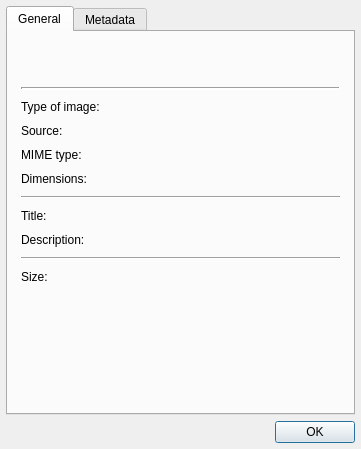
<?xml version="1.0" encoding="UTF-8"?>
<ui version="4.0">
 <class>ImagePropertiesDialog</class>
 <widget class="QDialog" name="ImagePropertiesDialog">
  <property name="geometry">
   <rect>
    <x>0</x>
    <y>0</y>
    <width>361</width>
    <height>449</height>
   </rect>
  </property>
  <property name="sizePolicy">
   <sizepolicy hsizetype="Fixed" vsizetype="Fixed">
    <horstretch>0</horstretch>
    <verstretch>0</verstretch>
   </sizepolicy>
  </property>
  <property name="minimumSize">
   <size>
    <width>361</width>
    <height>449</height>
   </size>
  </property>
  <property name="maximumSize">
   <size>
    <width>361</width>
    <height>449</height>
   </size>
  </property>
  <property name="windowTitle">
   <string>Dialog</string>
  </property>
  <layout class="QGridLayout" name="gridLayout">
   <property name="sizeConstraint">
    <enum>QLayout::SetDefaultConstraint</enum>
   </property>
   <property name="leftMargin">
    <number>6</number>
   </property>
   <property name="topMargin">
    <number>6</number>
   </property>
   <property name="rightMargin">
    <number>6</number>
   </property>
   <property name="bottomMargin">
    <number>6</number>
   </property>
   <item row="1" column="0">
    <widget class="QDialogButtonBox" name="buttonBox">
     <property name="orientation">
      <enum>Qt::Horizontal</enum>
     </property>
     <property name="standardButtons">
      <set>QDialogButtonBox::Ok</set>
     </property>
    </widget>
   </item>
   <item row="0" column="0">
    <widget class="QTabWidget" name="tabWidget">
     <property name="currentIndex">
      <number>0</number>
     </property>
     <widget class="QWidget" name="genrealTab">
      <attribute name="title">
       <string>General</string>
      </attribute>
      <layout class="QGridLayout" name="gridLayout_3">
       <property name="leftMargin">
        <number>13</number>
       </property>
       <property name="topMargin">
        <number>13</number>
       </property>
       <property name="rightMargin">
        <number>13</number>
       </property>
       <property name="bottomMargin">
        <number>13</number>
       </property>
       <item row="0" column="0">
        <layout class="QGridLayout" name="gridLayout_2">
         <property name="verticalSpacing">
          <number>10</number>
         </property>
         <item row="10" column="1">
          <widget class="QLabel" name="size">
           <property name="text">
            <string/>
           </property>
           <property name="wordWrap">
            <bool>true</bool>
           </property>
          </widget>
         </item>
         <item row="1" column="0" colspan="2">
          <widget class="Line" name="line">
           <property name="lineWidth">
            <number>2</number>
           </property>
           <property name="orientation">
            <enum>Qt::Horizontal</enum>
           </property>
          </widget>
         </item>
         <item row="0" column="1">
          <widget class="QLabel" name="timeStamp">
           <property name="text">
            <string/>
           </property>
          </widget>
         </item>
         <item row="9" column="0" colspan="2">
          <widget class="Line" name="line_3">
           <property name="frameShadow">
            <enum>QFrame::Sunken</enum>
           </property>
           <property name="orientation">
            <enum>Qt::Horizontal</enum>
           </property>
          </widget>
         </item>
         <item row="3" column="1">
          <widget class="QLabel" name="sourceName">
           <property name="text">
            <string/>
           </property>
           <property name="wordWrap">
            <bool>true</bool>
           </property>
          </widget>
         </item>
         <item row="7" column="1">
          <widget class="QLabel" name="title">
           <property name="text">
            <string/>
           </property>
           <property name="wordWrap">
            <bool>true</bool>
           </property>
          </widget>
         </item>
         <item row="0" column="0">
          <widget class="QLabel" name="icon">
           <property name="minimumSize">
            <size>
             <width>32</width>
             <height>32</height>
            </size>
           </property>
           <property name="text">
            <string/>
           </property>
          </widget>
         </item>
         <item row="10" column="0">
          <widget class="QLabel" name="label_13">
           <property name="text">
            <string>Size:</string>
           </property>
          </widget>
         </item>
         <item row="11" column="1">
          <spacer name="horizontalSpacer">
           <property name="orientation">
            <enum>Qt::Horizontal</enum>
           </property>
           <property name="sizeHint" stdset="0">
            <size>
             <width>40</width>
             <height>20</height>
            </size>
           </property>
          </spacer>
         </item>
         <item row="7" column="0">
          <widget class="QLabel" name="label_9">
           <property name="text">
            <string>Title:</string>
           </property>
          </widget>
         </item>
         <item row="4" column="0">
          <widget class="QLabel" name="label_5">
           <property name="text">
            <string>MIME type:</string>
           </property>
          </widget>
         </item>
         <item row="4" column="1">
          <widget class="QLabel" name="mimeType">
           <property name="text">
            <string/>
           </property>
           <property name="wordWrap">
            <bool>true</bool>
           </property>
          </widget>
         </item>
         <item row="3" column="0">
          <widget class="QLabel" name="label_7">
           <property name="text">
            <string>Source:</string>
           </property>
          </widget>
         </item>
         <item row="2" column="0">
          <widget class="QLabel" name="label_3">
           <property name="text">
            <string>Type of image:</string>
           </property>
          </widget>
         </item>
         <item row="6" column="0" colspan="2">
          <widget class="Line" name="line_2">
           <property name="orientation">
            <enum>Qt::Horizontal</enum>
           </property>
          </widget>
         </item>
         <item row="8" column="1">
          <widget class="QLabel" name="description">
           <property name="text">
            <string/>
           </property>
           <property name="wordWrap">
            <bool>true</bool>
           </property>
          </widget>
         </item>
         <item row="8" column="0">
          <widget class="QLabel" name="label_11">
           <property name="text">
            <string>Description:</string>
           </property>
           <property name="alignment">
            <set>Qt::AlignLeading|Qt::AlignLeft|Qt::AlignVCenter</set>
           </property>
          </widget>
         </item>
         <item row="2" column="1">
          <widget class="QLabel" name="typeName">
           <property name="text">
            <string/>
           </property>
           <property name="wordWrap">
            <bool>true</bool>
           </property>
          </widget>
         </item>
         <item row="5" column="0">
          <widget class="QLabel" name="dimensionsLabel">
           <property name="text">
            <string>Dimensions:</string>
           </property>
          </widget>
         </item>
         <item row="5" column="1">
          <widget class="QLabel" name="dimensions">
           <property name="text">
            <string/>
           </property>
           <property name="wordWrap">
            <bool>true</bool>
           </property>
          </widget>
         </item>
        </layout>
       </item>
       <item row="1" column="0">
        <spacer name="verticalSpacer">
         <property name="orientation">
          <enum>Qt::Vertical</enum>
         </property>
         <property name="sizeHint" stdset="0">
          <size>
           <width>20</width>
           <height>40</height>
          </size>
         </property>
        </spacer>
       </item>
      </layout>
     </widget>
     <widget class="QWidget" name="metadataTab">
      <attribute name="title">
       <string>Metadata</string>
      </attribute>
      <layout class="QGridLayout" name="gridLayout_4">
       <property name="leftMargin">
        <number>13</number>
       </property>
       <property name="topMargin">
        <number>13</number>
       </property>
       <property name="rightMargin">
        <number>13</number>
       </property>
       <property name="bottomMargin">
        <number>13</number>
       </property>
       <item row="0" column="0">
        <widget class="QTreeWidget" name="metadataTree">
         <property name="horizontalScrollBarPolicy">
          <enum>Qt::ScrollBarAlwaysOff</enum>
         </property>
         <property name="rootIsDecorated">
          <bool>false</bool>
         </property>
         <attribute name="headerCascadingSectionResizes">
          <bool>true</bool>
         </attribute>
         <column>
          <property name="text">
           <string>Property</string>
          </property>
         </column>
         <column>
          <property name="text">
           <string>Value</string>
          </property>
         </column>
        </widget>
       </item>
      </layout>
     </widget>
    </widget>
   </item>
  </layout>
 </widget>
 <resources/>
 <connections>
  <connection>
   <sender>buttonBox</sender>
   <signal>accepted()</signal>
   <receiver>ImagePropertiesDialog</receiver>
   <slot>accept()</slot>
   <hints>
    <hint type="sourcelabel">
     <x>248</x>
     <y>254</y>
    </hint>
    <hint type="destinationlabel">
     <x>157</x>
     <y>274</y>
    </hint>
   </hints>
  </connection>
  <connection>
   <sender>buttonBox</sender>
   <signal>rejected()</signal>
   <receiver>ImagePropertiesDialog</receiver>
   <slot>reject()</slot>
   <hints>
    <hint type="sourcelabel">
     <x>316</x>
     <y>260</y>
    </hint>
    <hint type="destinationlabel">
     <x>286</x>
     <y>274</y>
    </hint>
   </hints>
  </connection>
 </connections>
</ui>
